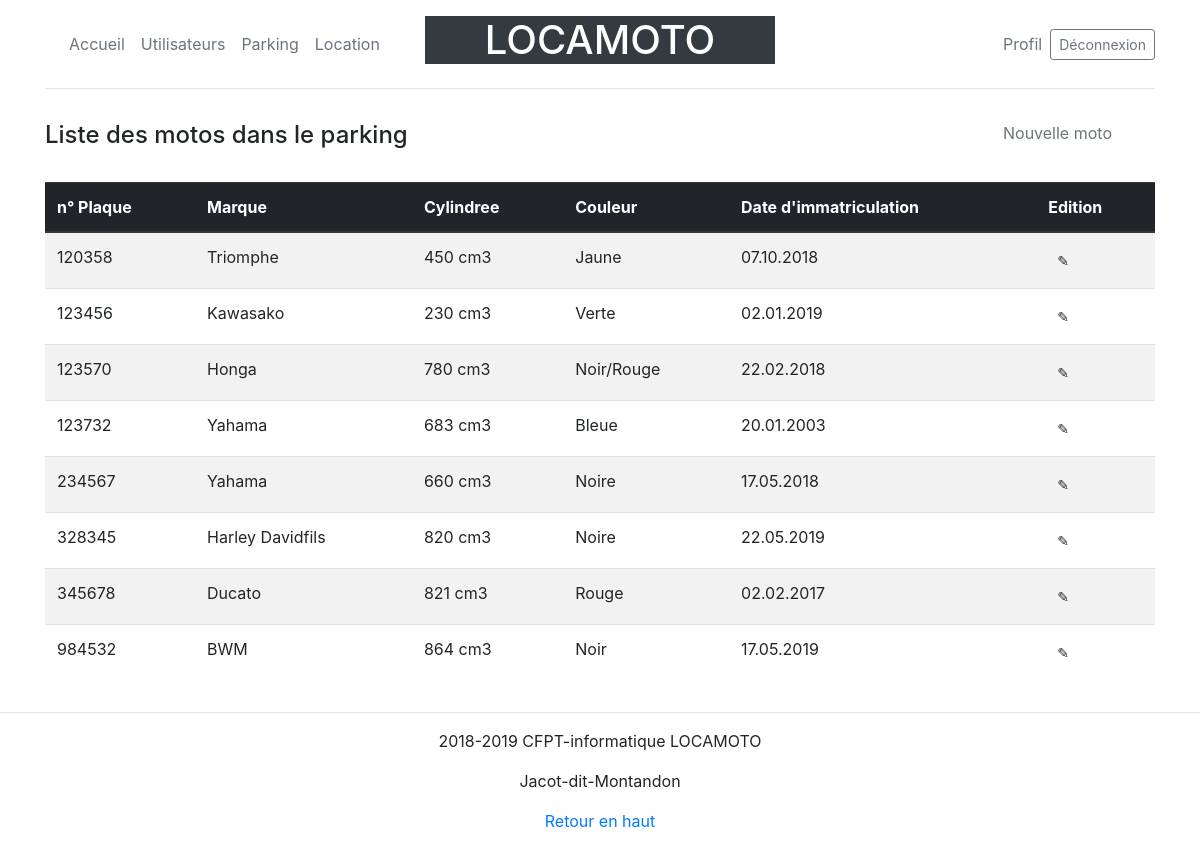
/www/manageparking.php (signed in), run on the app's committed database.
### tables this page shows
CREATE TABLE `motos` (
  `noPlaque` int(11) NOT NULL,
  `Marque` varchar(45) DEFAULT NULL,
  `Cylindree` varchar(45) DEFAULT NULL,
  `Couleur` varchar(45) DEFAULT NULL,
  `DateImmatriculation` date DEFAULT NULL,
  `idImage` int(11) DEFAULT NULL,
  PRIMARY KEY (`noPlaque`),
  KEY `¨FK_idImage_idx` (`idImage`),
  CONSTRAINT `¨FK_idImage` FOREIGN KEY (`idImage`) REFERENCES `images` (`idImage`)
);

### www/manageparking.php (called while the page is built, shortened)
<?php
require_once('model/motos.php');
$motos = getMotos();
include('view/showmanageparking.php');

### www/model/motos.php (called while the page is built, shortened)
<?php
function getMotos()
{
    $db = connectDb();
    $sql = "SELECT `noPlaque`, `Marque`, `Cylindree`, `Couleur`, `DateImmatriculation` FROM `Motos`";
	$request = $db->prepare($sql);
	try {
		$request->execute();
		return $request->fetchAll();
	}
	catch (PDOException $e) {
        echo 'Problème de lecture de la base de données: '.$e->getMessage();
		return false;
	}
}

### www/view/showmanageparking.php (the view, shortened to what this page needs)
<!doctype html>
<html>
<head>
    <link href="css/bootstrap/bootstrap.min.css" rel="stylesheet" type="text/css" />
    <link href="css/style.css" rel="stylesheet" type="text/css" />
</head>
<body>
    <div class="container">
        <header class="blog-header py-3">
            <div class="row flex-nowrap justify-content-between align-items-center">
                <div class="col-4 ">
                    <?php include "navigation.php"; ?>
                </div>
                <div class="col-4 text-center">
                    <h1 class="btn-dark">LOCAMOTO</h1>
                </div>
                <div class="col-4 d-flex justify-content-end align-items-center">
                    <?php if (isset($_SESSION["login"])) { ?>
                        <a class="m-2 text-muted" href=<?php echo "saveuser.php?idUser=" . $_SESSION["idUser"]; ?>>Profil</a>
                        <a href="logout.php"><button type="button" class="btn btn-sm btn-outline-secondary">Déconnexion</button></a>
                    <?php } else { ?>
                        <button type="button" class="btn btn-sm btn-outline-secondary" data-toggle="modal" data-target="#loginModal">Connexion</button>
                    <?php } ?>
                </div>
            </div>
            <hr>
        </header>
        <div class="row">
            <div class="col-10">
                <h4>Liste des motos dans le parking</h4><br>
            </div>
            <div class="col-2">
                <a class="m-2 text-muted pull-right" href="savemoto.php">Nouvelle moto</a>
            </div>
        </div>
        <div class="row">
            <div class="col-12">
        <table class="table table-striped table-condensed">
            <thead class="thead-dark">
                <tr>
                    <th>n° Plaque</th>
                    <th>Marque</th>
                    <th>Cylindree</th>
                    <th>Couleur</th>
                    <th>Date d'immatriculation</th>
                    <th>Edition</th>
                </tr>
            </thead>
            <?php
            foreach ($motos as $moto) {
                ?>
                <tr>
                    <td><?php echo $moto['noPlaque']; ?></td>
                    <td><?php echo $moto['Marque']; ?></td>
                    <td><?php echo $moto['Cylindree']; ?></td>
                    <td><?php echo $moto['Couleur']; ?></td>
                    <td><?php echo date_format(date_create($moto['DateImmatriculation']), "d.m.Y"); ?></td>
                    <td>
                        <a class="btn btn-default btn-sm" href="savemoto.php?noPlaque=<?php echo $moto['noPlaque'] ?>">✎</a>
                    </td>
                </tr>
            <?php
        }
        ?>
        </table>
            </div>
        </div>
    </div>
    <footer class="text-center">
        <hr>
        <p>2018-2019 CFPT-informatique LOCAMOTO</p>
        <p>Jacot-dit-Montandon</p>
        <p>
            <a href="#">Retour en haut</a>
        </p>
    </footer>
</body>

### data on the page
motos: noPlaque "120358", Marque "Triomphe", Cylindree "450 cm3", Couleur "Jaune", DateImmatriculation "07.10.2018"
motos: noPlaque "123456", Marque "Kawasako", Cylindree "230 cm3", Couleur "Verte", DateImmatriculation "02.01.2019"
motos: noPlaque "123570", Marque "Honga", Cylindree "780 cm3", Couleur "Noir/Rouge", DateImmatriculation "22.02.2018"
motos: noPlaque "123732", Marque "Yahama", Cylindree "683 cm3", Couleur "Bleue", DateImmatriculation "20.01.2003"
motos: noPlaque "234567", Marque "Yahama", Cylindree "660 cm3", Couleur "Noire", DateImmatriculation "17.05.2018"
motos: noPlaque "328345", Marque "Harley Davidfils", Cylindree "820 cm3", Couleur "Noire", DateImmatriculation "22.05.2019"
motos: noPlaque "345678", Marque "Ducato", Cylindree "821 cm3", Couleur "Rouge", DateImmatriculation "02.02.2017"
motos: noPlaque "984532", Marque "BWM", Cylindree "864 cm3", Couleur "Noir", DateImmatriculation "17.05.2019"
